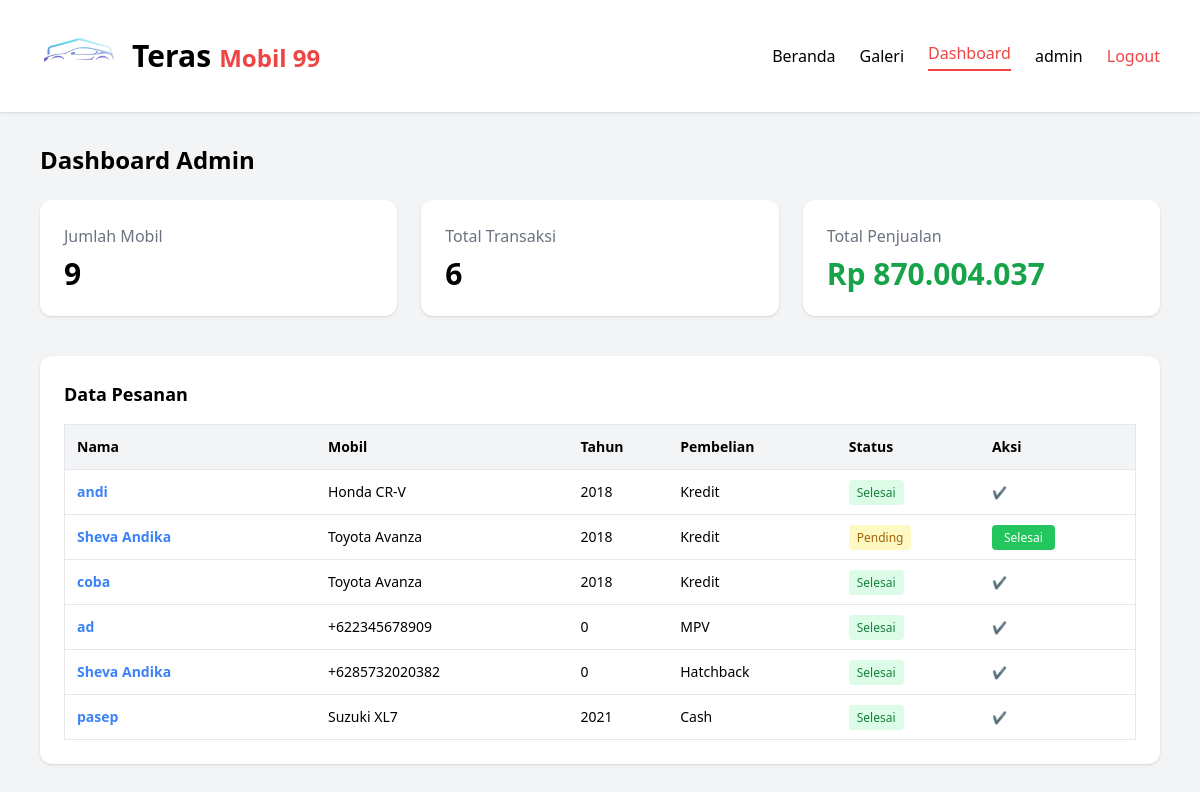
Page /admin/dashboard.php (signed in) on the committed database.
### tables this page shows
CREATE TABLE `pesanan` (
  `id` int(11) NOT NULL,
  `nama` varchar(100) DEFAULT NULL,
  `mobil` varchar(100) DEFAULT NULL,
  `tipe` varchar(50) DEFAULT NULL,
  `tahun` int(11) DEFAULT NULL,
  `pembelian` varchar(20) DEFAULT NULL,
  `total_harga` int(11) DEFAULT NULL,
  `status` varchar(20) DEFAULT 'Pending',
  `nohp` varchar(20) DEFAULT NULL,
  `alamat` text DEFAULT NULL
);

### admin/dashboard.php (the view, shortened to what this page needs)
<?php
include "../koneksi.php";
$total_mobil = mysqli_num_rows(mysqli_query($conn, "SELECT * FROM mobil"));
$total_transaksi = mysqli_num_rows(mysqli_query($conn, "SELECT * FROM pesanan"));
$total_penjualan = mysqli_query($conn, "SELECT SUM(total_harga) as total FROM pesanan");
$tp = mysqli_fetch_assoc($total_penjualan);
$total_uang = $tp['total'] ?? 0;
?>
<!DOCTYPE html>
<html lang="id">
<head>
<script src="https://cdn.tailwindcss.com"></script>
<link rel="stylesheet"
href="https://cdnjs.cloudflare.com/ajax/libs/font-awesome/6.5.0/css/all.min.css">
</head>
<body class="bg-gray-100">
<nav class="bg-white shadow">
<div class="max-w-6xl mx-auto px-4 py-4 flex justify-between items-center">
<div class="flex items-center">
<img src="../assets/logo.png" class="w-14 md:w-20">
<h1 class="ml-3 font-bold">
<span class="text-black text-xl md:text-3xl">Teras</span>
<span class="text-red-500 text-lg md:text-2xl ml-1">Mobil 99</span>
</h1>
</div>
<div class="flex items-center space-x-6">
<a href="../index.php">Beranda</a>
<a href="../galeri.php">Galeri</a>
<a href="#" class="text-red-500 border-b-2 border-red-500 pb-1">Dashboard</a>
<span><?= $_SESSION['username'] ?></span>
<a href="../logout.php" class="text-red-500">Logout</a>
</div>
</div>
</nav>
<div class="max-w-6xl mx-auto px-4 mt-8">
<h2 class="text-2xl font-bold mb-6">Dashboard Admin</h2>
<div class="grid md:grid-cols-3 gap-6">
<div class="bg-white p-6 rounded-xl shadow hover:shadow-lg transition">
<p class="text-gray-500">Jumlah Mobil</p>
<p class="text-3xl font-bold mt-2"><?= $total_mobil ?></p>
</div>
<div class="bg-white p-6 rounded-xl shadow hover:shadow-lg transition">
<p class="text-gray-500">Total Transaksi</p>
<p class="text-3xl font-bold mt-2"><?= $total_transaksi ?></p>
</div>
<div class="bg-white p-6 rounded-xl shadow hover:shadow-lg transition">
<p class="text-gray-500">Total Penjualan</p>
<p class="text-3xl font-bold mt-2 text-green-600">
Rp <?= number_format($total_uang,0,',','.') ?>
</p>
</div>
</div>
<div class="mt-10 bg-white p-6 rounded-xl shadow">
<h3 class="font-bold text-lg mb-4">Data Pesanan</h3>
<div class="overflow-x-auto">
<table class="w-full text-sm text-left border">
<thead class="bg-gray-100">
<tr>
<th class="p-3">Nama</th>
<th>Mobil</th>
<th>Tahun</th>
<th>Pembelian</th>
<th>Status</th>
<th>Aksi</th>
</tr>
</thead>
<tbody>
<?php
$data = mysqli_query($conn, "SELECT * FROM pesanan ORDER BY id DESC");
while ($p = mysqli_fetch_assoc($data)) {
?>
<tr class="border-t hover:bg-gray-50">
<td class="p-3">
<a href="detail_pesanan.php?id=<?= $p['id'] ?>"
class="text-blue-500 hover:underline font-semibold">
<?= $p['nama'] ?>
</a>
</td>
<td><?= $p['mobil'] ?></td>
<td><?= $p['tahun'] ?></td>
<td><?= $p['pembelian'] ?></td>
<td>
<?php if ($p['status']=='Pending'): ?>
<span class="bg-yellow-100 text-yellow-700 px-2 py-1 rounded text-xs">
Pending
</span>
<?php else: ?>
<span class="bg-green-100 text-green-700 px-2 py-1 rounded text-xs">
Selesai
</span>
<?php endif; ?>
</td>
<td>
<?php if ($p['status']=='Pending'): ?>
<a href="update_status.php?id=<?= $p['id'] ?>"
class="bg-green-500 text-white px-3 py-1 rounded text-xs hover:bg-green-600">
Selesai
</a>
<?php else: ?>
<span class="text-gray-400 text-xs">✔</span>
<?php endif; ?>
</td>
</tr>
<?php } ?>
</tbody>
</table>
</div>
</div>
</div>
</body>
</html>

### rows in the picture
pesanan: nama "andi", mobil "Honda CR-V", tahun "2018", pembelian "Kredit", status "Selesai"
pesanan: nama "Sheva Andika", mobil "Toyota Avanza", tahun "2018", pembelian "Kredit", status "Pending"
pesanan: nama "coba", mobil "Toyota Avanza", tahun "2018", pembelian "Kredit", status "Selesai"
pesanan: nama "ad", mobil "+622345678909", tahun "0", pembelian "MPV", status "Selesai"
pesanan: nama "Sheva Andika", mobil "+6285732020382", tahun "0", pembelian "Hatchback", status "Selesai"
pesanan: nama "pasep", mobil "Suzuki XL7", tahun "2021", pembelian "Cash", status "Selesai"

### other values in the picture
$_SESSION['username'] "admin"
$total_mobil "9"
$total_transaksi "6"
$total_uang "870.004.037"
